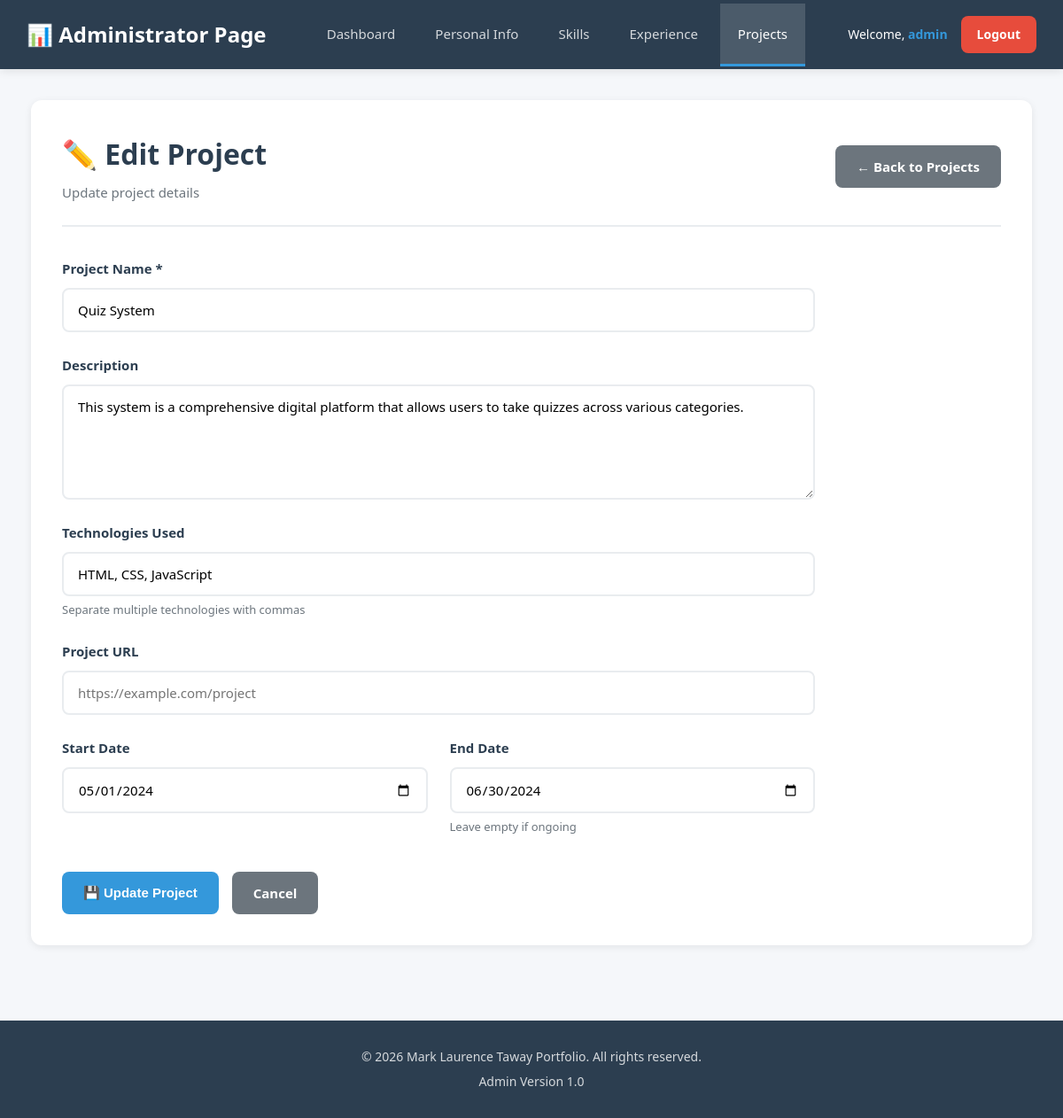
The app's page /admin/add_edit_project.php?id=3 (signed in) with its own data.
### tables this page shows
CREATE TABLE `projects` (
  `id` int(11) NOT NULL,
  `project_name` varchar(150) NOT NULL,
  `description` text DEFAULT NULL,
  `technologies` varchar(255) DEFAULT NULL,
  `project_url` varchar(255) DEFAULT NULL,
  `image_url` varchar(255) DEFAULT NULL,
  `start_date` date DEFAULT NULL,
  `end_date` date DEFAULT NULL,
  `created_at` timestamp NOT NULL DEFAULT current_timestamp(),
  `updated_at` timestamp NOT NULL DEFAULT current_timestamp() ON UPDATE current_timestamp()
);

### admin/add_edit_project.php (the view, shortened to what this page needs)
<?php
include 'header.php';
$edit_mode = false;
$project = null;
if (isset($_GET['id'])) {
    $edit_mode = true;
    $id = intval($_GET['id']);
    $stmt = $conn->prepare("SELECT * FROM projects WHERE id = ?");
    $stmt->bind_param("i", $id);
    $stmt->execute();
    $result = $stmt->get_result();
    $project = $result->fetch_assoc();
}
?>
<div class="page-content">
    <div class="page-header">
        <div>
            <h1><?php echo $edit_mode ? '✏️ Edit Project' : '➕ Add New Project'; ?></h1>
            <p><?php echo $edit_mode ? 'Update project details' : 'Add a new project to your portfolio'; ?></p>
        </div>
        <a href="manage_projects.php" class="btn btn-secondary">← Back to Projects</a>
    </div>
    <div class="form-container">
        <form method="POST" action="" class="admin-form">
            <div class="form-group">
                <label for="project_name">Project Name *</label>
                <input type="text" id="project_name" name="project_name"
                       value="<?php echo $project ? htmlspecialchars($project['project_name']) : ''; ?>"
                       placeholder="e.g., E-Commerce Platform" required>
            </div>
            <div class="form-group">
                <label for="description">Description</label>
                <textarea id="description" name="description" rows="5"
                          placeholder="Describe what the project does and your role..."><?php echo $project ? htmlspecialchars($project['description']) : ''; ?></textarea>
            </div>
            <div class="form-group">
                <label for="technologies">Technologies Used</label>
                <input type="text" id="technologies" name="technologies"
                       value="<?php echo $project ? htmlspecialchars($project['technologies']) : ''; ?>"
                       placeholder="e.g., PHP, MySQL, JavaScript, Bootstrap">
                <small>Separate multiple technologies with commas</small>
            </div>
            <div class="form-group">
                <label for="project_url">Project URL</label>
                <input type="url" id="project_url" name="project_url"
                       value="<?php echo $project ? htmlspecialchars($project['project_url']) : ''; ?>"
                       placeholder="https://example.com/project">
            </div>
            <div class="form-row">
                <div class="form-group">
                    <label for="start_date">Start Date</label>
                    <input type="date" id="start_date" name="start_date"
                           value="<?php echo $project ? $project['start_date'] : ''; ?>">
                </div>
                <div class="form-group">
                    <label for="end_date">End Date</label>
                    <input type="date" id="end_date" name="end_date"
                           value="<?php echo $project ? $project['end_date'] : ''; ?>">
                    <small>Leave empty if ongoing</small>
                </div>
            </div>
            <div class="form-actions">
                <button type="submit" class="btn btn-primary">
                    <?php echo $edit_mode ? '💾 Update Project' : '➕ Add Project'; ?>
                </button>
                <a href="manage_projects.php" class="btn btn-secondary">Cancel</a>
            </div>
        </form>
    </div>
</div>
<?php include 'footer.php'; ?>

### admin/admin_style.css (style rules this page uses)
* { margin: 0; padding: 0; box-sizing: border-box; }
body { font-family: 'Segoe UI', Tahoma, Geneva, Verdana, sans-serif; background: #f5f7fa; color: #2c3e50; line-height: 1.6; }
.page-content { background: white; border-radius: 12px; padding: 35px; box-shadow: 0 2px 8px rgba(0, 0, 0, 0.08); }
.page-header { display: flex; justify-content: space-between; align-items: center; margin-bottom: 35px; padding-bottom: 25px; border-bottom: 2px solid #e9ecef; }
.page-header h1 { font-size: 32px; color: #2c3e50; margin-bottom: 5px; }
.page-header p { color: #6c757d; margin-top: 5px; font-size: 15px; }
.form-container { max-width: 850px; }
.admin-form { display: flex; flex-direction: column; gap: 25px; }
.form-row { display: grid; grid-template-columns: 1fr 1fr; gap: 25px; }
.form-group { display: flex; flex-direction: column; gap: 10px; }
.form-group label { font-weight: 600; color: #2c3e50; font-size: 15px; }
.form-group input, .form-group textarea, .form-group select { padding: 13px 16px; border: 2px solid #e9ecef; border-radius: 8px; font-size: 15px; transition: all 0.3s ease; font-family: inherit; background: white; }
.form-group small { color: #6c757d; font-size: 13px; margin-top: -5px; }
.form-actions { display: flex; gap: 15px; margin-top: 15px; }
.btn { padding: 12px 24px; border: none; border-radius: 8px; font-size: 15px; font-weight: 600; cursor: pointer; text-decoration: none; display: inline-block; transition: all 0.3s ease; text-align: center; }
.btn-primary { background: #3498db; color: white; }
.btn-secondary { background: #6c757d; color: white; }

### admin/header.php (style rules this page uses)
body { font-family: 'Segoe UI', Tahoma, Geneva, Verdana, sans-serif; background: #f5f7fa; margin: 0; padding: 0; }

### records on screen
projects: project_name "Quiz System", description "This system is a comprehensive digital platform that allows users to take quizzes across various categories.", technologies "HTML, CSS, JavaScript", start_date "05/01/2024", end_date "06/30/2024"

### other values on screen
$_SESSION['username'] "admin"
